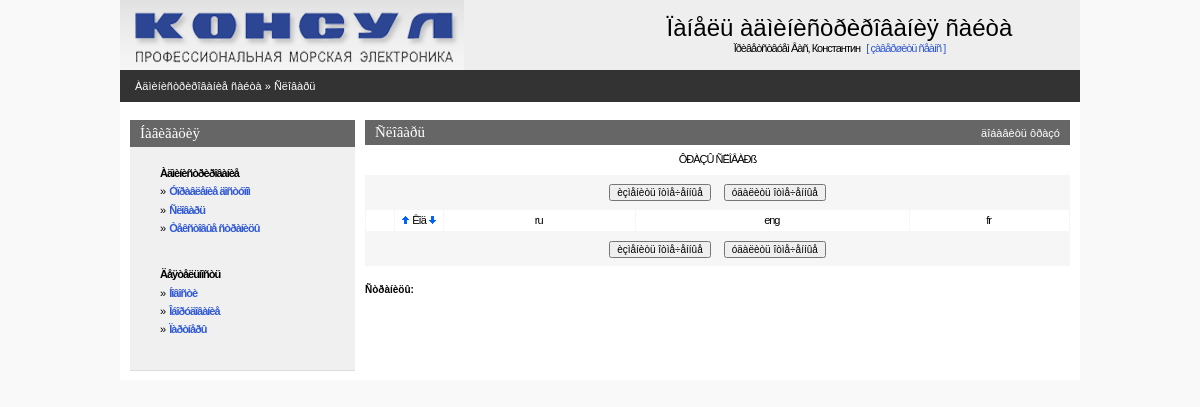
Before: /admin/dictionary.php (signed in) with the older database file.
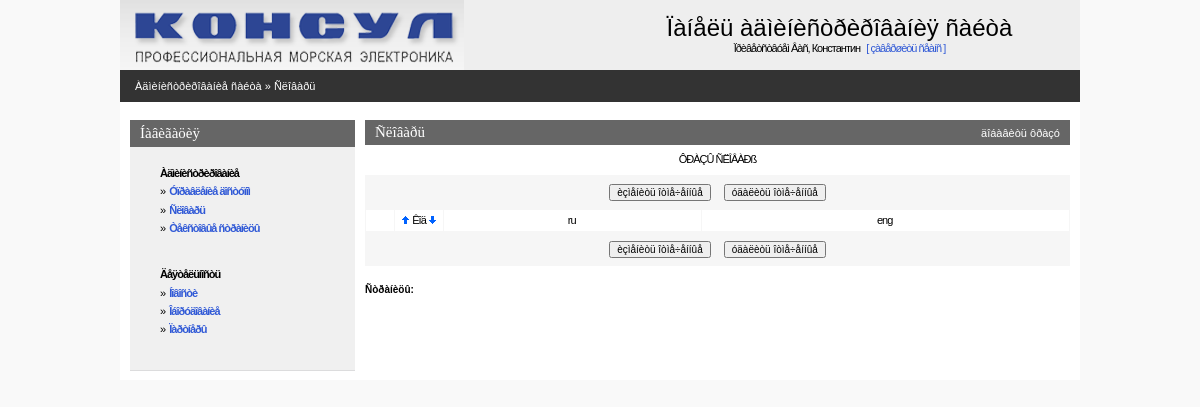
After: the same page with the newer database file.
### tables this page shows
CREATE TABLE IF NOT EXISTS `consul_lang` (
  `lang_code` int(11) NOT NULL AUTO_INCREMENT,
  `lang_name` varchar(250) NOT NULL DEFAULT ' ',
  `lang_direct` char(1) NOT NULL DEFAULT 'l',
  `lang_charset` varchar(20) NOT NULL DEFAULT 'windows-1251',
  PRIMARY KEY (`lang_code`)
);

### admin/inc/connect.php (called while the page is built, shortened)
<?php
    $PHP_SELF=$_SERVER['PHP_SELF'];
?>

### admin/inc/const.php (called while the page is built, shortened)
<?php
    $PREFFIX="consul";
?>

### admin/dictionary.php (the view, shortened to what this page needs)
<?php
include("inc/settings.php");
if(!($sortby)) $sortby='dict_code'; else {$sortby=explode(" ",$sortby);$sortby=$sortby[0];}
if(!isset($sortdir)) {$sortdir="";$realsortdir="ASC"; }
else if(!intval($sortdir)) {$sortdir="";$realsortdir="ASC";} else {$sortdir="1";$realsortdir="DESC";}
$langquery="SELECT
			{$PREFFIX}_lang.lang_code,
            {$PREFFIX}_lang.lang_name FROM {$PREFFIX}_lang ORDER BY lang_code";
$res=mysql_query($langquery) or die(mysql_error());
$langcnt=mysql_num_rows($res);
$langarr = array();
while ( $langarr[] = mysql_fetch_array($res) );
?>
<? include ("inc/head.php"); ?>
<BODY>
<center>
<div class=mainbody>
<? include("inc/top.php");?>
<table Border=0 CellSpacing=0 CellPadding=0 width=100%>
  <tr><td class=pageline>
     <div class=wmiddletext><a href="main.php">Àäìèíèñòðèðîâàíèå ñàéòà</a> &#187; <a href="dict.php">Ñëîâàðü</a></div>
  </td></tr>
</table>
<table Border=0 CellSpacing=0 CellPadding=0 class=mainbody>
 <tr valign=top>
  <td width=10></td>
  <? include("inc/leftmenu.php"); ?>
  <td width=10></td>
  <td>
<?php
echo"<form name='data' action=$PHP_SELF method=POST>";
?>
<table class=grayhead Border=0 CellSpacing=0 CellPadding=0 >
 <tr class=normaltext>
  <td ><div ><h4>Ñëîâàðü</h4></div></td>
  <td align=right class=wmiddletext><a class=submenu onclick="Send(I)">äîáàâèòü ôðàçó</a></td>
 </tr>
</table>
<table Border=0 CellSpacing=0 class=pagebluetable CellPadding=0 >
 <tr><td class=lmenutext height=30 bgcolor=#ffffff align="center">ÔÐÀÇÛ ÑËÎÂÀÐß</td></tr>
</table>
<table Border=0 CellSpacing=0 class=pagebluetable CellPadding=0>
 <tr><td>
 <center>
 <table>
 <tr height=30 >
    <td><input type=button onClick=Send('U') value='èçìåíèòü îòìå÷åííûå' class=smalltext></td>
    <td width=5></td>
    <td><input type=button onClick=ConfirmSend('D') value='óäàëèòü îòìå÷åííûå'  class=smalltext></td>
 </tr>
 </table>
 </td></tr>
</table>
<table Border=0 CellSpacing=1 class=bluetable CellPadding=4 width=100%>
  <tr class=lmenutext height=20 align=center bgcolor=#ffffff>
    <td width=20>&nbsp;</td>
    <td width=40><?=SortTitle("Êîä","essence_code",$sortby,$sortdir);?></td>
    <?php
      for ($i=0;$i<$langcnt;$i++)
      	echo "<td>".$langarr[$i][1]."&nbsp</td>"
    ?>
<table Border=0 CellSpacing=0 class=pagebluetable CellPadding=0 width=95%>
 <tr><td>
 <center>
 <table>
 <tr height=30 >
    <td><input type=button onClick=Send('U') value='èçìåíèòü îòìå÷åííûå' class=smalltext></td>
    <td width=5></td>
    <td><input type=button onClick=ConfirmSend('D') value='óäàëèòü îòìå÷åííûå'  class=smalltext></td>
 </tr>
 </table>
 </td></tr>
</table>
<br>
<?php
echo"<div align=left class=smalltext><b>Ñòðàíèöû:</b>  ";
echo"</div>";
?>
    <td width=10></td>
</center>
</BODY>
</HTML>

Changed rows visible on the page:
removed consul_lang: lang_name "fr"
